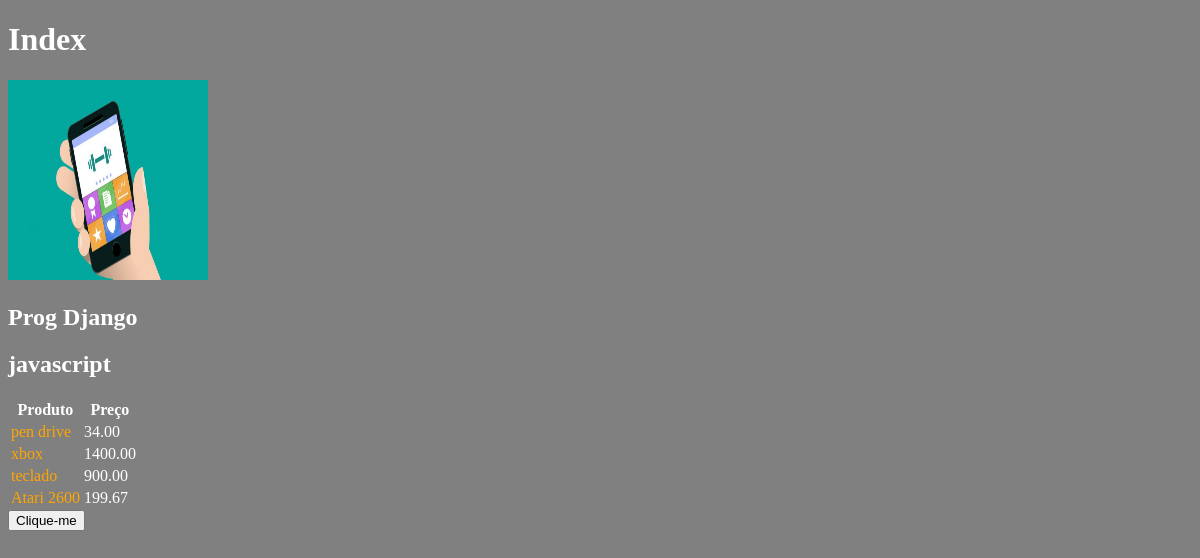
The page / on the database its author committed.
### nucleo/models.py (models this page shows, shortened)
class Produto(models.Model):
    nome = models.CharField('Nome', max_length=100)
    preco = models.DecimalField('Preço', decimal_places=2, max_digits=8)
    estoque = models.IntegerField('Quantidade em estoque')

### nucleo/views.py (the view)
# urls.py: path('', index, name='index'),
def index(request):
    produtos = Produto.objects.all()
    context = {
        'curso': 'Prog Django',
        'outro': 'javascript',
        'produtos': produtos
    }
    return render(request, 'index.html', context)

### nucleo/templates/index.html (shortened to what this page needs)
{% load static %}
<!DOCTYPE html>
<html lang="pt-br">
<head>
    <link rel="stylesheet" href="{% static 'css/estilos.css' %}" >
</head>
<body>
   <h1>Index</h1>
   <img src="{% static 'images/imgweb1.jpg' %}" />
   <h2>{{ curso }}</h2>
   <h2>{{ outro }}</h2>
   <table>
      <thead>
         <tr>
            <th>Produto</th>
            <th>Preço</th>
         </tr>
      </thead>
      <tbody>
       {% for produto in produtos %}
          <tr>
             <td><a href="{% url 'produto' produto.id %}" >{{ produto.nome }}</a></td>
             <td>{{ produto.preco }}</td>
          </tr>
       {% endfor %}
      </tbody>
   </table>
   <button onclick="teste()" >Clique-me</button>
</body>
</html>

### nucleo/static/css/estilos.css (style rules this page uses)
body { background-color: gray; color: white; }
a { text-decoration: none; color: orange; }
img { width: 200px; height: 200px; }

### rows shown on the page
Produto: nome "pen drive", preco "34.00"
Produto: nome "xbox", preco "1400.00"
Produto: nome "teclado", preco "900.00"
Produto: nome "Atari 2600", preco "199.67"

### other values the page prints
{{ curso }} "Prog Django"
{{ outro }} "javascript"
